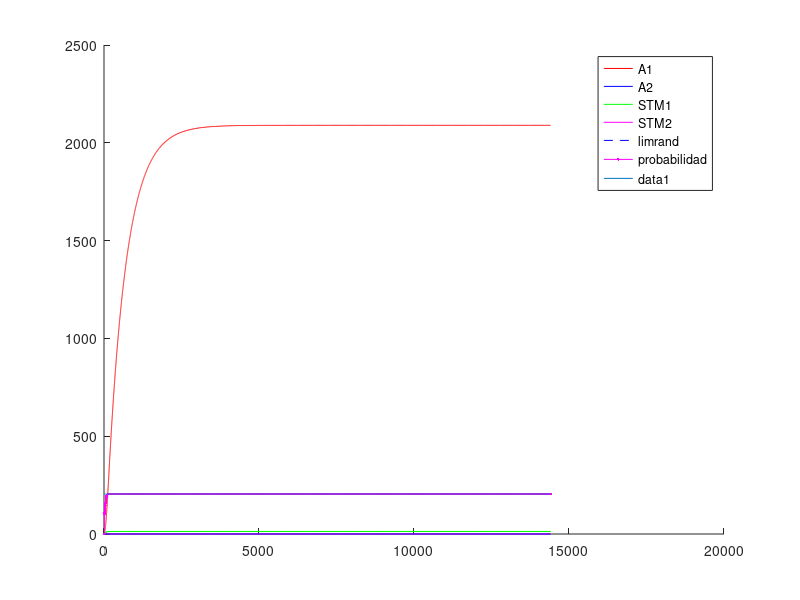
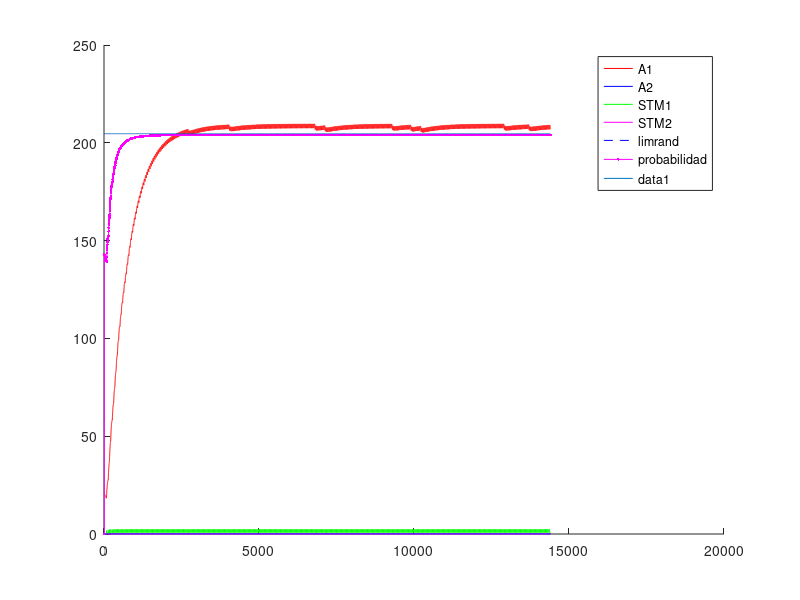
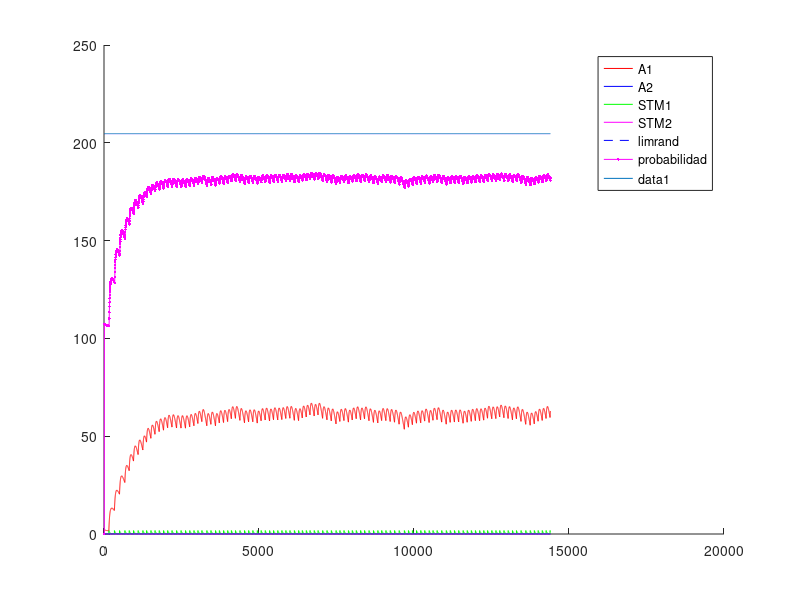
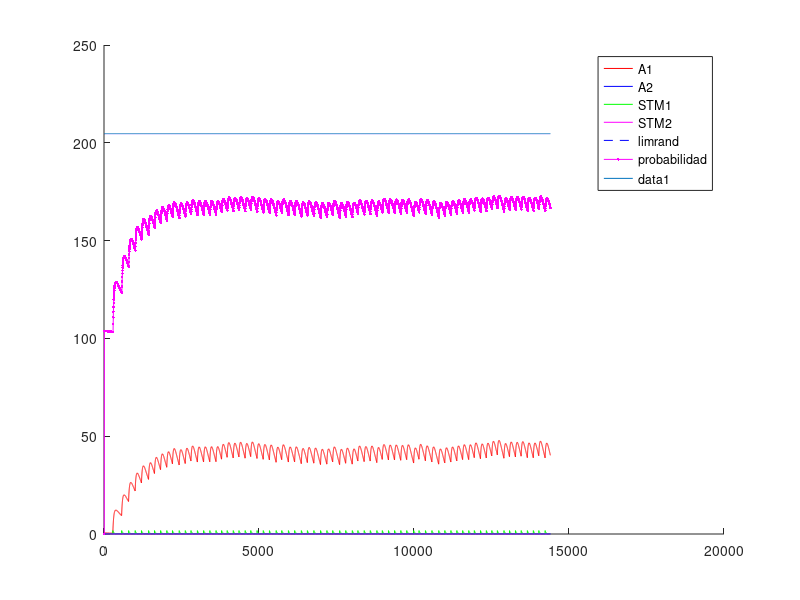

These figures' MATLAB source, in order:
%% Experimento con Fixed-Ratio - FR - Tasa fija
%% Existen multiples intancias de palanquelo (cada vez que realiza respuesta decide si realiza otro o no)
%% Sesiones de 3600 segundos
%% 3 sesiones por tasa de refuerzo (o quizas hasta que sature)
%% 5 sesiones por Experimento.
%% Cada sesion 
%% Tiempo para realizar un respuesta 1 segundo
%% 
%% La probabilidad de eleccion se ajusta al nivel de maxima frecuencia de palanqueo

close all
clc
clear

%% Matriz de pago 0 1 
%% 1 - 
%%%
%%% 
function rf = feel(pellets)
  rf=0;
  if (nargin~=0)
    rf=(12.8*(1-exp(-.25.* pellets.^(2))))+(12.8*(1-exp(-.5.* pellets)));
  else
    error ("Faltan parametros");
  endif
endfunction
%% 
%% 

%% INICIALIZATION
%%%%%% CONSTANTES DE SESIONES
Ntrial  =  1 ;   %% un trial de 3600 segundos
tTrial  =  3600; %% en segundos
tResp   =  1;    %% en segundos
tMuestreo = 0.25;%% en segundos
Nses    =  5 ;
Fr=[1,10,30,40,60];
Ntest   =  1;
limrand =  0.138;
saving  =  0.01 ;
%%%%%% CONSTANTES DE DECAIMIENTO
alpha = 1*tMuestreo;
beta  = 0.125*tMuestreo ;
gamma = 0.0067*tMuestreo;%0.025 ; 
delta = 1*tMuestreo;
%%%%%% INICIALIZACION
palanca = zeros(2,1);
Rf_1=0;
Rf_2=0;
A1=zeros(1,Ntest);
A2=zeros(1,Ntest);
stm_1=zeros(2,Ntest);
stm_2=zeros(2,Ntest);
d=1;
x_1=zeros(30,1);
x_2=zeros(30,1);
sesion = zeros(Nses,1);
trialXsesion = zeros(Nses,Ntrial);
terminal_sesion=zeros(Nses,1);
nb_resp = zeros(Nses,Ntest);
t_ref = zeros(Nses,1);
cum_resp = zeros(Nses,1);
contadorP1=0;
contadorP2=0;

%% CALCULO DE AROUSAL MAXIMO
%% Iteraciones de respuesta refuerzo para encotnrar el STM medio
Nconfig=10; %% Tasa de respuesta de configuracion
%plot([1:0.01:20],(12.8*(1-exp(-.25.* [1:0.01:20].^(2))))+(12.8*(1-exp(-.5.* [1:0.01:20]))),'.k')
R1 = floor(feel(1)); %tiempo de refuezo para R
l1 = Nconfig/tMuestreo; % duracion entre trials
suma = 0; %suma es un valor necesaria para calcular max1 y min1
suma = alpha*R1 %% Refuerzo cada N respuestas
iter=100; %% numero de iteraciones para que converja el stm
max1 = 0; %maximum de stm1
min1 = 0; %minimum de stm1
for i = 1:iter 
  suma = (1-beta)^(Nconfig/tMuestreo)*suma;%% Instantes que decae el stm
  min1=suma;
  suma += alpha*R1; %Refuerzo
  max1=suma;
end
comp=.88;
S1 = (((max1-min1)*(comp*l1))/2)+min1*comp*l1; %calcul de la superficie del triangulo mas la de el rectangulo
stm_1_medio = S1/(l1);
A1max = (delta/gamma)*stm_1_medio;

%% INICIO DE LAS ITERATIONS
for l = 1:Ntest  %% TESTES
  Num=0;
  for k = 1:Nses  %% SESIONES (cambia el N)
    i=2;
    %duracion = [1,tTrial*ones(1,Ntrial)];
    
    contador = 1;
    palanca(1)=randi(2);
    %% Agregar tasa de refuerzos  %%
    
    if k>1
      A1(Num+1,l)=saving*A1(Num,l);
      A2(Num+1,l)=saving*A2(Num,l);
      stm_1(Num+1,l)=0*stm_1(Num,l);
      stm_2(Num+1,l)=0*stm_2(Num,l); 
      %%% ELECCION DE LA PRIMERA PALANCA 
      if A1(Num,1)>A2(Num,1)
        palanca(2)=1;
      else
        palanca(2)=2;
      end
    end       
    
    for j=2:(Ntrial*tTrial/tMuestreo) %% Todos los trials juntos
      
      if contador == tResp/tMuestreo%duracion(i)
        contador = 1;
        
        i = i+1 ;
        J = j ;
        P(i,k)=0.5*(1-exp(-(5*A1((j-1)+Num,l))/A1max))+0.5; %probabilidad en exponential
        %P=.99;
        %P2(i,k)=0.5*(1-exp(-(5*A2((j-1)+Num,l))/A2max))+0.5;
        
        a = rand ;
        %%% ELECCION DE LA PALANCA %%% Basicamente elige palanquear o no palanquear
        if (A1((j-1)+Num,l)<=limrand)&&(A2((j-1)+Num,l)<=limrand)
          palanca(i)=randi(2);
        elseif (A1((j-1)+Num,l)>=limrand)&&(A2((j-1)+Num,l)<=limrand)
          if a>=P(i,k)
            palanca(i)=2;
          else
            palanca(i)=1;
          end
        elseif (A1((j-1)+Num,l)<=limrand)&&(A2((j-1)+Num,l)>=limrand)
          if a>=P(i,k)
            palanca(i)=1;
          else
            palanca(i)=2;
          end
        end
        %% Contadores para tasa de refuerzo
        if palanca(i)==1
          contadorP1++;
        else
          contadorP2++;
        endif
        %%% REFUERZO %%%
        if (contadorP1==Fr(k))
          %if (palanca(i)==1) %% palanquea
          Rf_1=floor(feel(1));
          Rf_2=0;
          %elseif (palanca(i-1)==2) %% No palanquea
          %  Rf_1=0;
          %  Rf_2=0;%floor(10*(1-exp(-0.8* 2 )));
          %end
          %stm_1(j+Num,l)=(1-beta)*stm_1((j-1)+Num,l)+alpha*Rf_1;
          %stm_2(j+Num,l)=(1-beta)*stm_2((j-1)+Num,l)+alpha*Rf_2;
          contadorP1=0;
          t_ref(k,i)=1;
        end
      else
        contador++;%=contador +1;
        Rf_1=0;
        Rf_2=0;
      end
      stm_1(j+Num,l)=(1-beta)*stm_1((j-1)+Num,l)+alpha*Rf_1;
      stm_2(j+Num,l)=(1-beta)*stm_2((j-1)+Num,l)+alpha*Rf_2;
      A1(j+Num,l)=(1-gamma)*A1((j-1)+Num,l)+delta*stm_1(j+Num,l);
      A2(j+Num,l)=(1-gamma)*A2((j-1)+Num,l)+delta*stm_2(j+Num,l);
      
%      if floor(j/tTrial)==(j/tTrial)
%        trialXsesion()
%      end
    end
    
    
    %%% CONTADOR DE A QUE J SE CAMBIA LA SESION
    %sesion(k-1,l)=j;
    sesion(k,l)=j+Num;
    %%% DEFINICION DE NUM
%    compteur = 0 ;
%    for i=1:length(A1(:,l))
%      if A1(i,l)~=0
%        compteur = compteur +1;
%      end
%    end
%    Num=compteur;
    Num = j+Num;
    Sizemat = length(A1);
    
    if palanca(1)==1
      nb_resp(k,l)=1;
      cum_resp(k,1)=1;
    end
    for j = 2:length(palanca)
      if palanca(j)==1
        %nb_coop(k-1,l)= nb_coop(k-1,l)+1;
        nb_resp(k,l)++;
        cum_resp(k,j)=cum_resp(k,j-1)+1;
      else
        cum_resp(k,j)=cum_resp(k,j-1);
      end
    end
    
  end
end


%%% PRUEBAS 
%%% ENCONTRA LA LONGITUD REAL DEL EXPERIMENTACION
nonnul = zeros(Ntest,1);
for k=1:Ntest
  for i=1:length(A1)
    if A1(i,k) ~= 0
      nonnul(k)=nonnul(k)+1;
    end
  end
end

%%% PRUEBA I _ PESO DE LA EXPERIMENTACION EN LA MEMORIA
porcent = 0;
for i = 1:Ntest
  if sum(A1(:,i)) > 10 * sum(A2(:,i))
    porcent = porcent +1;
  end
end

%%% PRUEBA II _ SI LA EXCITATION ALCANZA A SU MAXIMUM
maxima = zeros(Ntest,1);
for k = 1:Ntest
  if floor(max(A1(:,k))) == floor(max(max(A1))) 
    maxima(k) = maxima(k) +1;
  end
end

%%% PRUEBA III _ EN QUE SESION LA PALANCA GANA DE VERDAD
%ird = zeros(Ntest,1);
%for k = 1:Ntest
%  i=1;
%  while 1
%    if A1(nonnul(k)-i,k) < limrand
%      ird(k) = nonnul(k)-i+1;
%      break;
%    else
%      i=i+1;
%    end
%  end
%end
%
%%%% PRUEBA IV _ CONVIERTE J EN NUMERO DE SESION
%for k = 1:Ntest
%  i=1;
%  while 1
%    if ird(k) <= sum(sesion(1:i)+50)
%      ird(k)=i;
%      break;
%    else
%      i=i+1;
%    end
%  end
%end

%%% PRUEBA V _ PORCENTAJE DE COOPERACION POR SESION / EXPERIMENTO


%porcentaje_coop_sesion=zeros(Nses,Ntest);
%porcentaje_coop_experimento=zeros(Ntest,1);
%for k = 1:Ntest
%  porcentaje_coop_experimento(k)=sum(nb_coop(:,k))/(Ntrial*Nses)*100;
%end

%for i=1:Ntest
%  terminal_sesion(1,i)=sesion(1,i);
%  for j=2:Nses
%    terminal_sesion(j,i)=sesion(j,i)+terminal_sesion(j-1,i);
%  end
%end

%%% DEMOSTRACION 


%promedio_sesion=sum(ird)/Ntest
%porcent_10xsuperior_al_otra=porcent/Ntest * 100;
%cuanto_alcanzan_al_maxima=sum(maxima)/Ntest * 100;
%porcentaje_coop_experimento;
resp_por_segundos=nb_resp/length(palanca); %numero de respuestas dividido por el numero de respestas maximal posible

for i=1:Ntest
  for k=1:Nses
    refuerzo(k,i)=floor(nb_resp(k,i)/Fr(k));
  end
end


for i=1:Ntest
  for j=1:Nses
    figure
    hold on
    %plot(sesion(j,i)*ones(1,max(max(A1(:,i)))),(1:max(max(A1(:,i)))),'--k');
    %h=plot((sesion(j,i).*tMuestreo)*ones(1,max(max(A1(:,i)))),(1:max(max(A1(:,i)))),'--k');
    %set(h, "linewidth", 2);
    if j==1
      plot(1:Ntrial*tTrial/tMuestreo,A1(1:sesion(j,i),i),'r',1:Ntrial*tTrial/tMuestreo,A2(1:sesion(j,i),i),'b',1:Ntrial*tTrial/tMuestreo,stm_1(1:sesion(j,i),i),'g',1:Ntrial*tTrial/tMuestreo,stm_2(1:sesion(j,i),i),'m',1:Ntrial*tTrial/tMuestreo,limrand*ones(1,Ntrial*tTrial/tMuestreo),'--b');
      plot((1:(Ntrial*tTrial)+1)/tMuestreo,P(:,j)'*A1max,'.-m');
      legend("A1","A2","STM1","STM2","limrand","probabilidad");
    else
      plot(1:Ntrial*tTrial/tMuestreo,A1(sesion(j-1,i)+1:sesion(j,i),i),'r',1:Ntrial*tTrial/tMuestreo,A2(sesion(j-1,i)+1:sesion(j,i),i),'b',1:Ntrial*tTrial/tMuestreo,stm_1(sesion(j-1,i)+1:sesion(j,i),i),'g',1:Ntrial*tTrial/tMuestreo,stm_2(sesion(j-1,i)+1:sesion(j,i),i),'m',1:Ntrial*tTrial/tMuestreo,limrand*ones(1,Ntrial*tTrial/tMuestreo),'--b');
      plot((1:(Ntrial*tTrial)+1)/tMuestreo,P(:,j)'*A1max,'.-m');
      legend("A1","A2","STM1","STM2","limrand","probabilidad");
    endif
    plot(1:Ntrial*tTrial/tMuestreo,A1max*ones(1,Ntrial*tTrial/tMuestreo));
    hold off
  endfor
endfor


%% Maximos exitos por tasa= 10-360 - 30-120 - 40-65 - 60-60 

color = 'rgbmkmrgbk';
figure
hold on
for i=1:Ntest
  plot(Fr,resp_por_segundos(:,i),'Color',color(i));
  title('Respuestas por segundos');
  xlabel('Tasa fija');
  ylabel('Respuestas/segundos');
  for j=1:Nses
    plot(Fr(j)*ones(1,floor(resp_por_segundos(j,i)*100)+1),(0:floor(resp_por_segundos(j,i)*100))/100,'k');
  end
end
hold off

figure
hold on
for i=1:Ntest
  plot(refuerzo(:,i),resp_por_segundos(:,i),'Color',color(i));
  title('Respuestas y refuerzo');
  xlabel('Refuezo/horas');
  ylabel('Respuestas/segundos');
  for j=1:Nses
    plot(refuerzo(j)*ones(1,floor(resp_por_segundos(j,i)*100)+1),(0:floor(resp_por_segundos(j,i)*100))/100,'k');
    a = strcat('Num= ',num2str(Fr(j)));
    if j==3
      text(refuerzo(j),-.085,a);
    elseif j==4
      text(refuerzo(j),-.1,a);
    elseif j==5
      text(refuerzo(j),-.03,a);
    else
      text(refuerzo(j),-.06,a);
    end
  end
end
hold off


figure
hold on
for i=1:Nses
  plot(1:length(cum_resp(i,:)),cum_resp(i,:),'Color',color(i));
  a=find(t_ref(i,:)==1);
  plot(a,cum_resp(i,a),'k+');
  title('Cumulative records');
  xlabel('Time');
  ylabel('Cumulative responses');
end
hold off

%%% haut CQFD
%%%% CASTIGO DE TIEMPO 
%%%% CUANTO VECES ELIGE COOPERATION
%%% Pour chaque session r�cup�rer le nombre de coop�ration et tracer la
%%% courbe correspondante 
